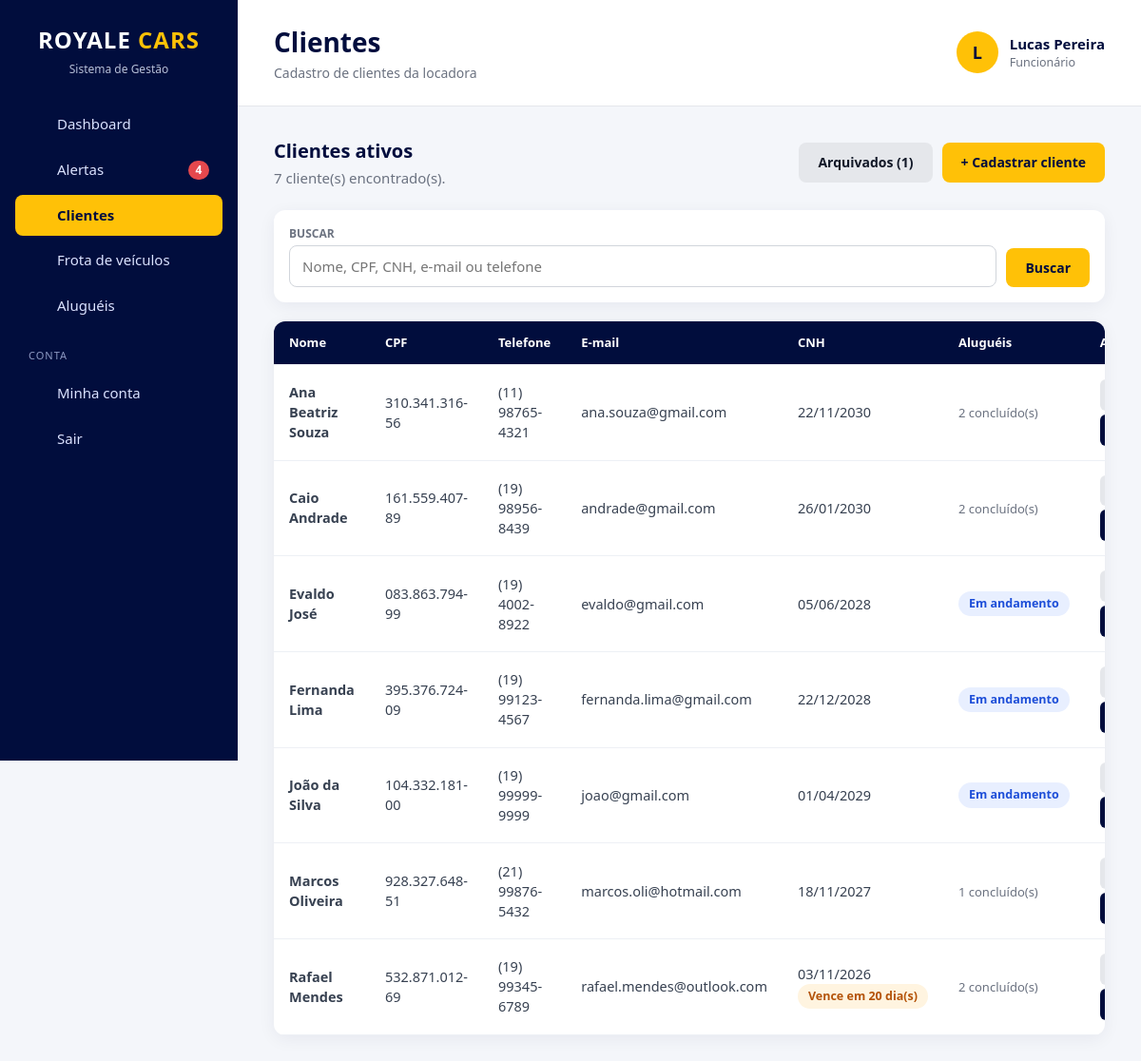
Page /clientes/index.php (signed in) on the committed database.
### tables this page shows
CREATE TABLE `usuarios` (
    `id`            INT          NOT NULL AUTO_INCREMENT,
    `nome`          VARCHAR(100) NOT NULL,
    `email`         VARCHAR(150) NOT NULL,
    `senha`         VARCHAR(255) NOT NULL,
    `cargo`         ENUM('chefe','gerente','funcionario') NOT NULL DEFAULT 'funcionario',
    `ativo`         TINYINT(1)   NOT NULL DEFAULT 1,
    `trocar_senha`  TINYINT(1)   NOT NULL DEFAULT 0,
    `ultimo_acesso` DATETIME     NULL,
    `criado_em`     TIMESTAMP    NOT NULL DEFAULT CURRENT_TIMESTAMP,
    `atualizado_em` TIMESTAMP    NULL ON UPDATE CURRENT_TIMESTAMP,

    PRIMARY KEY (`id`),
    UNIQUE KEY `uk_usuarios_email` (`email`),

    CONSTRAINT `ck_usuarios_nome`  CHECK (CHAR_LENGTH(TRIM(`nome`)) >= 3),
    CONSTRAINT `ck_usuarios_email` CHECK (`email` LIKE '_%@_%._%'),
    CONSTRAINT `ck_usuarios_ativo` CHECK (`ativo` IN (0, 1))
);

CREATE TABLE `clientes` (
    `id`            INT          NOT NULL AUTO_INCREMENT,
    `nome`          VARCHAR(150) NOT NULL,
    `cpf`           CHAR(11)     NOT NULL,
    `cnh`           CHAR(11)     NOT NULL,
    `cnh_validade`  DATE         NOT NULL,
    `email`         VARCHAR(150) NOT NULL,
    `telefone`      VARCHAR(11)  NOT NULL,
    `arquivado`     TINYINT(1)   NOT NULL DEFAULT 0,
    `arquivado_em`  DATETIME     NULL,
    `criado_em`     TIMESTAMP    NOT NULL DEFAULT CURRENT_TIMESTAMP,
    `atualizado_em` TIMESTAMP    NULL ON UPDATE CURRENT_TIMESTAMP,

    PRIMARY KEY (`id`),
    UNIQUE KEY `uk_clientes_cpf`   (`cpf`),
    UNIQUE KEY `uk_clientes_cnh`   (`cnh`),
    UNIQUE KEY `uk_clientes_email` (`email`),

    CONSTRAINT `ck_clientes_nome`     CHECK (CHAR_LENGTH(TRIM(`nome`)) >= 3),
    CONSTRAINT `ck_clientes_cpf`      CHECK (`cpf` REGEXP '^[0-9]{11}$'),
    CONSTRAINT `ck_clientes_cnh`      CHECK (`cnh` REGEXP '^[0-9]{11}$'),
    CONSTRAINT `ck_clientes_email`    CHECK (`email` LIKE '_%@_%._%'),
    CONSTRAINT `ck_clientes_telefone` CHECK (`telefone` REGEXP '^[1-9][1-9][0-9]{8,9}$'),
    CONSTRAINT `ck_clientes_arquivado` CHECK (`arquivado` IN (0, 1))
);

### clientes/index.php (the view, shortened to what the rows shown need)
<?php
require __DIR__ . '/../includes/bootstrap.php';
require RAIZ . '/includes/clientes.php';
exigir_permissao('clientes_ver');
$busca = trim($_GET['busca'] ?? '');
[$where, $parametros] = filtro_clientes(false, $busca);
$total = (int) db_valor("SELECT COUNT(*) FROM clientes c WHERE {$where}", $parametros);
[$limite, $offset, $pagina, $totalPaginas] = paginar($total);
$clientes = db_todos(
    "SELECT c.*,
            (SELECT COUNT(*) FROM locacoes l WHERE l.cliente_id = c.id AND l.status = 'Em andamento') AS alugueis_ativos,
            (SELECT COUNT(*) FROM locacoes l WHERE l.cliente_id = c.id AND l.status = 'Finalizada') AS alugueis_feitos
     FROM clientes c
     WHERE {$where}
     ORDER BY c.nome
     LIMIT {$limite} OFFSET {$offset}",
    $parametros
);
$titulo = 'Clientes';
require RAIZ . '/includes/cabecalho.php';
?>
<div class="page-header">
    <div>
        <h2>Clientes ativos</h2>
    </div>
</div>
<div class="table-container">
    <table>
        <thead>
            <tr>
                <th>Nome</th>
                <th>CPF</th>
                <th>Telefone</th>
                <th>E-mail</th>
                <th>CNH</th>
                <th>Aluguéis</th>
                <th>Ações</th>
            </tr>
        </thead>
        <tbody>
            <?php foreach ($clientes as $cliente): ?>
                <tr>
                    <td><strong><?= e($cliente['nome']) ?></strong></td>
                    <td><?= e(formatar_cpf($cliente['cpf'])) ?></td>
                    <td><?= e(formatar_telefone($cliente['telefone'])) ?></td>
                    <td><?= e($cliente['email']) ?></td>
                    <td>
                        <?= data_br($cliente['cnh_validade']) ?>
                        <?= situacao_cnh($cliente['cnh_validade']) ?>
                    </td>
                    <td>
                        <?php if ($cliente['alugueis_ativos'] > 0): ?>
                            <?= badge_status('Em andamento') ?>
                        <?php else: ?>
                            <span class="texto-fraco"><?= (int) $cliente['alugueis_feitos'] ?> concluído(s)</span>
                        <?php endif; ?>
                    </td>
                    <td>
                        <a href="<?= e(url('clientes/ver.php?id=' . $cliente['id'])) ?>" class="btn-small btn-claro">Ver</a>
                        <?php if (pode('clientes_gerenciar')): ?>
                            <a href="<?= e(url('clientes/editar.php?id=' . $cliente['id'])) ?>" class="btn-small">Editar</a>
                        <?php endif; ?>
                    </td>
                </tr>
            <?php endforeach; ?>
        </tbody>
    </table>
</div>
<?php require RAIZ . '/includes/rodape.php'; ?>

### includes/cabecalho.php (shortened to what the rows shown need)
<?php
$usuarioAtual = usuario_logado();
?>
<!DOCTYPE html>
<html lang="pt-BR">
<head>
    <link rel="stylesheet" href="<?= e(url('css/style.css')) ?>">
</head>
<body>
<aside class="sidebar" id="sidebar">
    <div class="logo">
        <h2>ROYALE <span>CARS</span></h2>
    </div>
</aside>
<main class="main">
    <header class="topbar">
        <div>
            <h1><?= e($titulo) ?></h1>
        </div>
        <?php if ($usuarioAtual): ?>
            <div class="usuario-topo">
                <div class="usuario-avatar"><?= e(mb_strtoupper(mb_substr($usuarioAtual['nome'], 0, 1))) ?></div>
                <div>
                    <strong><?= e($usuarioAtual['nome']) ?></strong>
                    <small><?= e(CARGOS[$usuarioAtual['cargo']] ?? '') ?></small>
                </div>
            </div>
        <?php endif; ?>
    </header>
    <section class="content">

### includes/funcoes.php (shortened to what the rows shown need)
<?php
function db_consulta(string $sql, array $parametros = []): mysqli_stmt
{
    global $conexao;
    $stmt = $conexao->prepare($sql);
    if ($parametros) {
        $tipos = '';
        foreach ($parametros as $i => $valor) {
            if (is_bool($valor)) {
                $parametros[$i] = (int) $valor;
                $tipos .= 'i';
            } elseif (is_int($valor)) {
                $tipos .= 'i';
            } elseif (is_float($valor)) {
                $tipos .= 'd';
            } else {
                $tipos .= 's';
            }
        }
        $stmt->bind_param($tipos, ...$parametros);
    }
    $stmt->execute();
    return $stmt;
}
function db_todos(string $sql, array $parametros = []): array
{
    $resultado = db_consulta($sql, $parametros)->get_result();
    return $resultado ? $resultado->fetch_all(MYSQLI_ASSOC) : [];
}
function db_linha(string $sql, array $parametros = []): ?array
{
    $resultado = db_consulta($sql, $parametros)->get_result();
    $linha = $resultado ? $resultado->fetch_assoc() : null;
    return $linha ?: null;
}
function db_valor(string $sql, array $parametros = [])
{
    $linha = db_linha($sql, $parametros);
    return $linha ? reset($linha) : null;
}
function url(string $caminho = ''): string
{
    return BASE_URL . '/' . ltrim($caminho, '/');
}
function e($texto): string
{
    return htmlspecialchars((string) $texto, ENT_QUOTES, 'UTF-8');
}
function data_br(?string $data): string
{
    return $data ? date('d/m/Y', strtotime($data)) : '—';
}
function formatar_cpf(?string $cpf): string
{
    $cpf = so_digitos($cpf);
    return strlen($cpf) === 11
        ? substr($cpf, 0, 3) . '.' . substr($cpf, 3, 3) . '.' . substr($cpf, 6, 3) . '-' . substr($cpf, 9)
        : (string) $cpf;
}
function formatar_telefone(?string $telefone): string
{
    $t = so_digitos($telefone);
    if (strlen($t) === 11) {
        return '(' . substr($t, 0, 2) . ') ' . substr($t, 2, 5) . '-' . substr($t, 7);
    }
    if (strlen($t) === 10) {
        return '(' . substr($t, 0, 2) . ') ' . substr($t, 2, 4) . '-' . substr($t, 6);
    }
    return (string) $telefone;
}
function badge_status(string $status): string
{
    $classes = [
        'Disponível'    => 'status-verde',
        'Finalizada'    => 'status-verde',
        'Concluída'     => 'status-verde',
        'Ativo'         => 'status-verde',
        'Alugado'       => 'status-azul',
        'Em andamento'  => 'status-azul',
        'Em manutenção' => 'status-laranja',
        'Atrasada'      => 'status-vermelho',
        'Cancelada'     => 'status-cinza',
        'Inativo'       => 'status-cinza',
        'Arquivado'     => 'status-cinza',
    ];
    return '<span class="status ' . ($classes[$status] ?? 'status-cinza') . '">' . e($status) . '</span>';
}
function dias_entre(string $inicio, string $fim): int
{
    return (int) (new DateTime($inicio))->diff(new DateTime($fim))->format('%r%a');
}
function paginar(int $total, int $porPagina = 20): array
{
    $totalPaginas = max(1, (int) ceil($total / $porPagina));
    $pagina = min($totalPaginas, max(1, (int) ($_GET['pagina'] ?? 1)));
    return [$porPagina, ($pagina - 1) * $porPagina, $pagina, $totalPaginas];
}

### includes/clientes.php (shortened to what the rows shown need)
<?php
function situacao_cnh(string $validade): string
{
    $dias = dias_entre(date('Y-m-d'), $validade);
    if ($dias <= DIAS_AVISO_CNH) {
        return '<span class="status status-laranja">Vence em ' . $dias . ' dia(s)</span>';
    }
    return '';
}
function filtro_clientes(bool $arquivados, string $busca): array
{
    $sql = 'c.arquivado = ?';
    $parametros = [(int) $arquivados];
    return [$sql, $parametros];
}

### rows in the picture
usuarios: nome "L", nome "Lucas Pereira", cargo "Funcionário"
clientes: nome "Ana Beatriz Souza", cpf "310.341.316-56", telefone "(11) 98765-4321", email "ana.souza@gmail.com", cnh_validade "22/11/2030", alugueis_feitos "2"
clientes: nome "Caio Andrade", cpf "161.559.407-89", telefone "(19) 98956-8439", email "andrade@gmail.com", cnh_validade "26/01/2030", alugueis_feitos "2"
clientes: nome "Evaldo José", cpf "083.863.794-99", telefone "(19) 4002-8922", email "evaldo@gmail.com", cnh_validade "05/06/2028"
clientes: nome "Fernanda Lima", cpf "395.376.724-09", telefone "(19) 99123-4567", email "fernanda.lima@gmail.com", cnh_validade "22/12/2028"
clientes: nome "João da Silva", cpf "104.332.181-00", telefone "(19) 99999-9999", email "joao@gmail.com", cnh_validade "01/04/2029"
clientes: nome "Marcos Oliveira", cpf "928.327.648-51", telefone "(21) 99876-5432", email "marcos.oli@hotmail.com", cnh_validade "18/11/2027", alugueis_feitos "1"
clientes: nome "Rafael Mendes", cpf "532.871.012-69", telefone "(19) 99345-6789", email "rafael.mendes@outlook.com", cnh_validade "03/11/2026", cnh_validade "20", alugueis_feitos "2"

### other values in the picture
$item['texto'] "Dashboard"
$item['texto'] "Alertas"
$item['texto'] "Clientes"
$item['texto'] "Frota de veículos"
$item['texto'] "Aluguéis"
$titulo "Clientes"
$subtitulo "Cadastro de clientes da locadora"
$total "7"
$totalArquivados "1"
